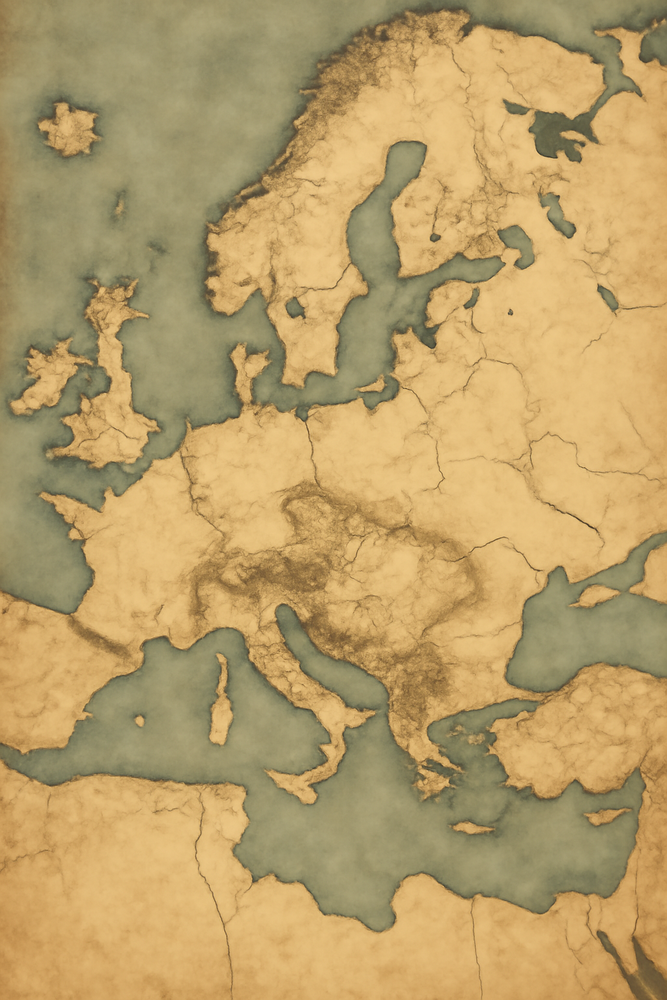
#> input picture frontend/assets/images/campagne-europe-map.png, 667 x 1000 px, shrunk from 1024 x 1536 before the run, found by its file name
$ python analyze_all_maps.py
#> lines starting #> are read from the running program, lines starting #| are printed output that depends on the picture; after the words box and inside, x2 and y2 are one past the last pixel; in counts of white or black regions, pixels touching at a corner belong together
"""Generate land masks for all new maps and output TypeScript constants."""
from PIL import Image
import numpy as np

MAPS_TO_ANALYZE = [
    ("campagne-europe-map.png", "CAMPAGNE_EUROPE_LAND_MASK"),
]

# Maps where land detection needs specific thresholds
THRESHOLD_OVERRIDES = {}

for filename, const_name in MAPS_TO_ANALYZE:
    path = f"/app/frontend/assets/images/{filename}"
    img = Image.open(path)
#> img is the input picture: PIL image 667x1000 RGB; mean R, G, B 186.1, 159.3, 105.5
    if img.mode == 'RGBA':
        img = img.convert('RGB')
    arr = np.array(img)
    h, w = arr.shape[:2]
#> h = 1000; w = 667
    r, g, b = arr[:,:,0].astype(float), arr[:,:,1].astype(float), arr[:,:,2].astype(float)
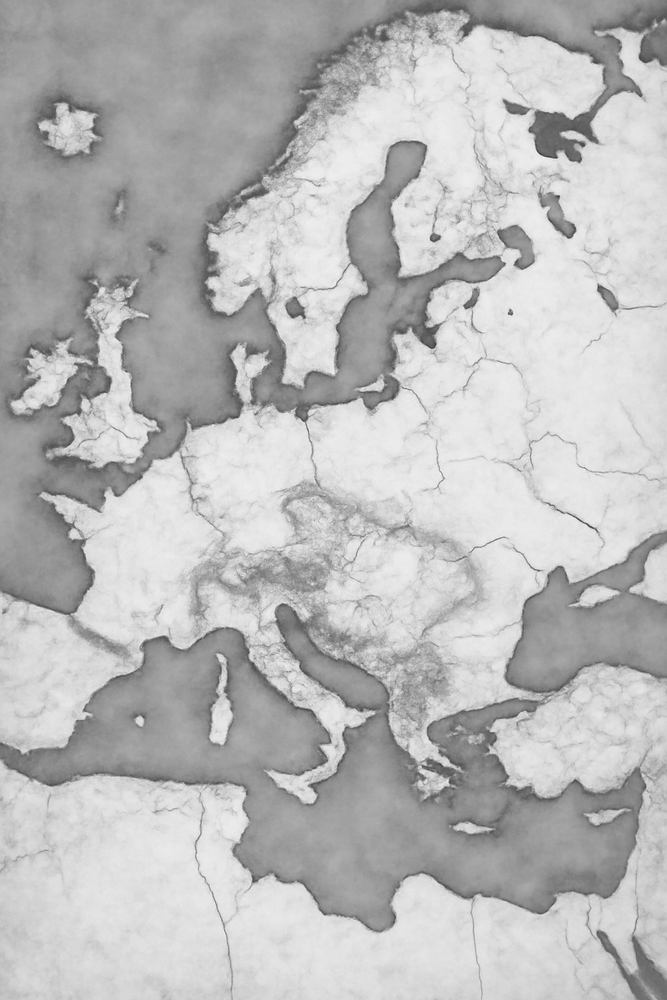
#> r: shape (1000, 667) float64; min 57, max 246, mean 186.1
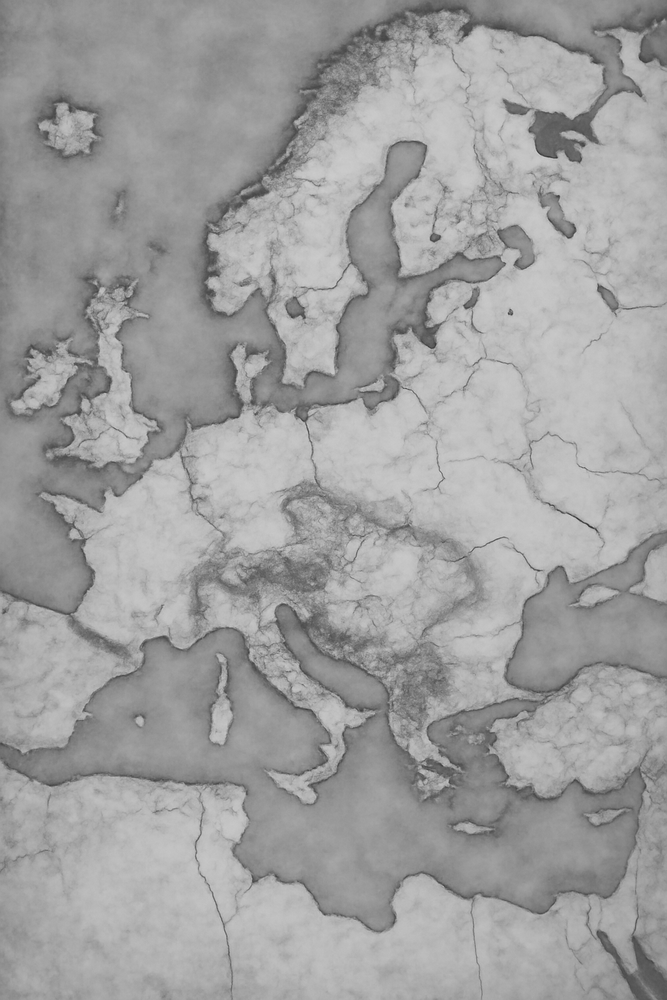
#> g: shape (1000, 667) float64; min 48, max 209, mean 159.3
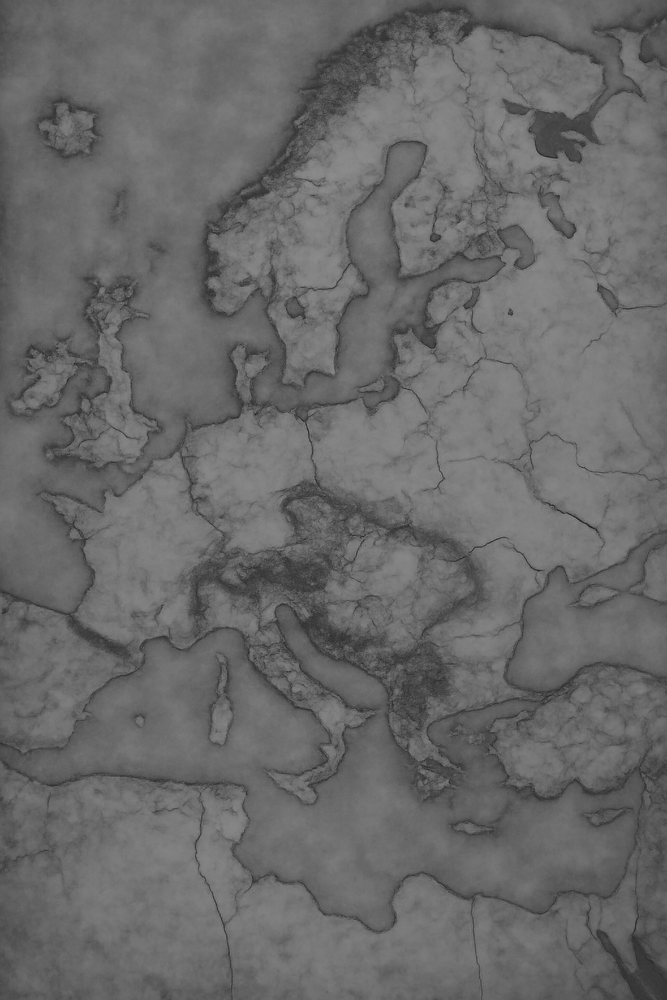
#> b: shape (1000, 667) float64; min 29, max 140, mean 105.5
    diff = r - b
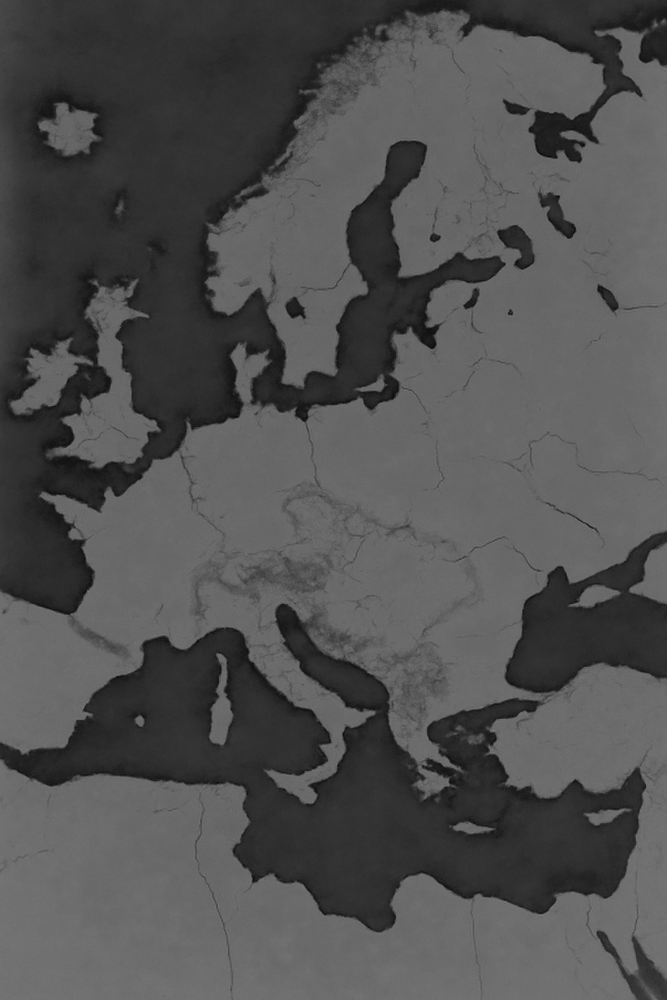
#> diff: shape (1000, 667) float64; min 3, max 124, mean 80.6

    # Try different thresholds to find the best one
    print(f"\n{'='*60}")
    print(f"{filename} ({w}x{h})")
#| campagne-europe-map.png (667x1000)
    print(f"R-B: min={diff.min():.0f} max={diff.max():.0f} mean={diff.mean():.0f}")
#| R-B: min=3 max=124 mean=81

    best_thresh = THRESHOLD_OVERRIDES.get(filename, None)
    if best_thresh is None:
        # Auto-detect: find threshold that gives reasonable land/sea ratio
        for thresh in [20, 25, 30, 35, 40, 50]:
            land_pct = (diff > thresh).mean() * 100
            print(f"  R-B > {thresh}: {land_pct:.0f}% land")
#> this loop made 6 passes
#> land_pct on passes 1 to 6: 99.91, 99.35, 97.6, 94.61, 90.29, 66.74
#|   R-B > 20: 100% land
#|   R-B > 25: 99% land
#|   R-B > 30: 98% land
#|   R-B > 35: 95% land
#|   R-B > 40: 90% land
#|   R-B > 50: 67% land
        # Pick threshold based on expected sea coverage
        for thresh in [25, 30, 35, 40, 50]:
            land_pct = (diff > thresh).mean() * 100
            if land_pct < 90:
                best_thresh = thresh
                break
#> this loop made 5 passes
        if best_thresh is None:
            best_thresh = 30

    land_mask = diff > best_thresh
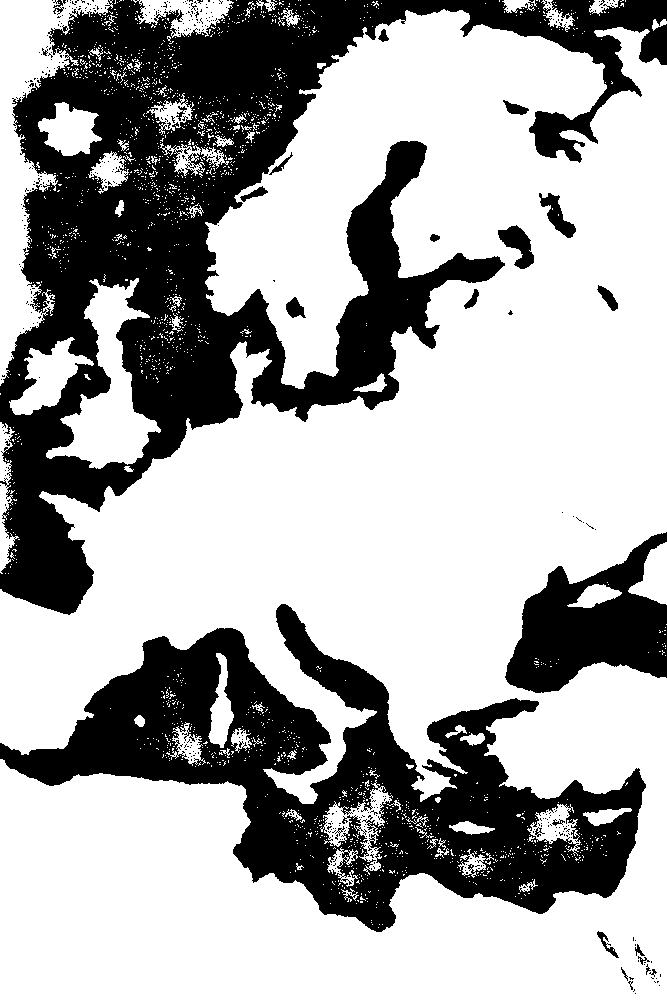
#> land_mask: shape (1000, 667) bool; 66.7% white; 470 black regions (445 under 20 px), largest, box (x1, y1, x2, y2) and area: (0, 0, 667, 615) 127970, (0, 604, 646, 932) 75429, (505, 532, 667, 693) 14127
    GRID = 50

    print(f"\nUsing threshold: {best_thresh}")

    # Generate grid
    grid = np.zeros((GRID, GRID), dtype=int)
    for gy in range(GRID):
        for gx in range(GRID):
            y1 = int(gy * h / GRID)
            y2 = int((gy + 1) * h / GRID)
            x1 = int(gx * w / GRID)
            x2 = int((gx + 1) * w / GRID)
            pct = land_mask[y1:y2, x1:x2].mean()
            grid[gy, gx] = 1 if pct > 0.55 else 0
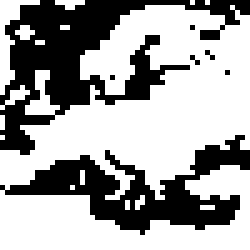
#> grid: shape (50, 50) int64 (shown 5 times larger); values 0 (black) and 1 (white), 64.2% white; 7 black regions (5 under 20 px), largest, box (x1, y1, x2, y2) and area: (0, 0, 50, 31) 521, (0, 27, 50, 47) 368

    land_count = grid.sum()
#> land_count = 1604
    total = GRID * GRID
    sea_count = total - land_count
#> sea_count = 896
    print(f"Land: {land_count}, Sea: {sea_count} ({sea_count/total*100:.0f}% sea)")
#| Land: 1604, Sea: 896 (36% sea)

    # Visual
    for gy in range(GRID):
        row = ''
        for gx in range(GRID):
            row += '█' if grid[gy, gx] else '·'
        print(row)

    # TypeScript output
    print(f"\nconst {const_name}: string[] = [")
    for gy in range(GRID):
        row = ''
        for gx in range(GRID):
            row += '1' if grid[gy, gx] else '0'
        print(f'  "{row}",')
    print("];")

$ run again, with frontend/assets/images/africa-again-map.png copied over frontend/assets/images/campagne-europe-map.png
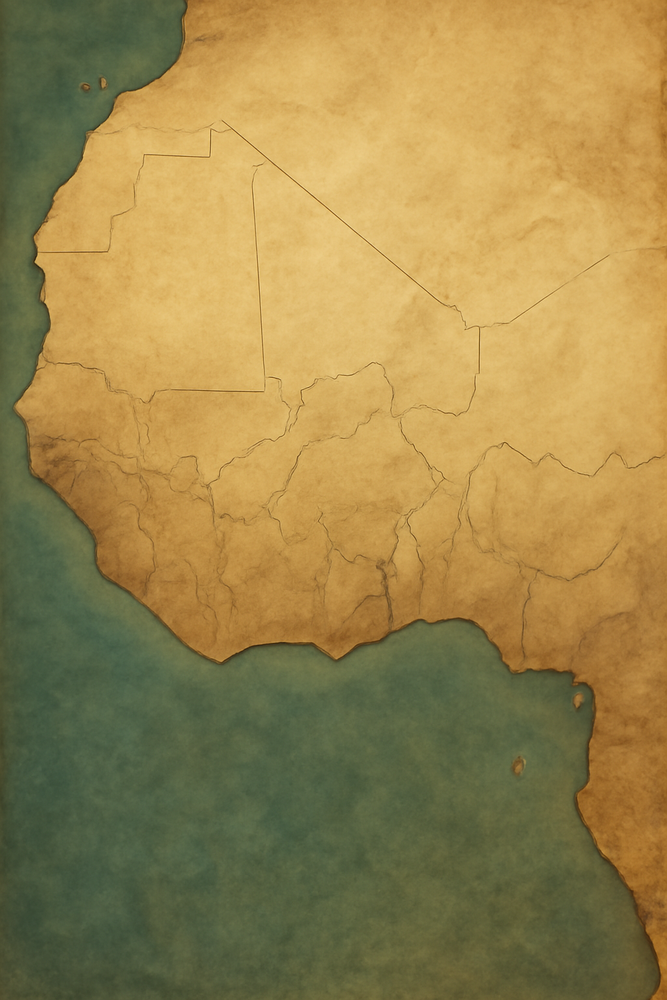
#> input picture frontend/assets/images/africa-again-map.png, 667 x 1000 px, shrunk from 1024 x 1536 before the run, found by its file name
#> img is the input picture: PIL image 667x1000 RGB; mean R, G, B 155.7, 134.3, 77.2
#| campagne-europe-map.png (667x1000)
#| R-B: min=-3 max=141 mean=79
#> the loop `for thresh in [20, 25, 30, 35, 40, 50]:` made 6 passes
#> land_pct on passes 1 to 6: 80.3, 74.66, 70.18, 65.64, 62.58, 60.01
#> (printed output is left out)
#> the loop `for thresh in [25, 30, 35, 40, 50]:` made 1 pass
#> `land_mask = diff > best_thresh`:
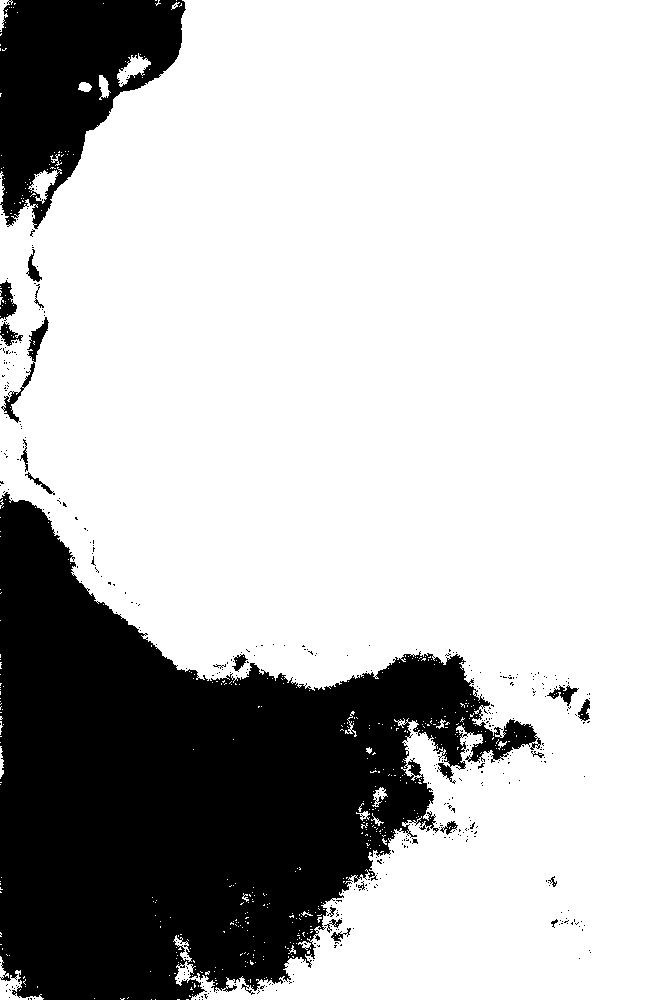
#> land_mask: shape (1000, 667) bool; 74.7% white; 434 black regions (412 under 20 px), largest, box (x1, y1, x2, y2) and area: (0, 492, 541, 1000) 141121, (0, 0, 186, 229) 24224, (1, 317, 49, 423) 740
#> after the loop `for gy in range(GRID):`:
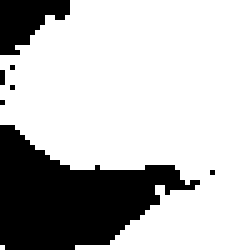
#> grid: shape (50, 50) int64 (shown 5 times larger); values 0 (black) and 1 (white), 74.2% white; 7 black regions (5 under 20 px), largest, box (x1, y1, x2, y2) and area: (0, 25, 40, 50) 542, (0, 0, 14, 11) 96
#> land_count = 1855
#> sea_count = 645
#| Land: 1855, Sea: 645 (26% sea)

$ run again, with frontend/assets/images/amazonie-map.png copied over frontend/assets/images/campagne-europe-map.png
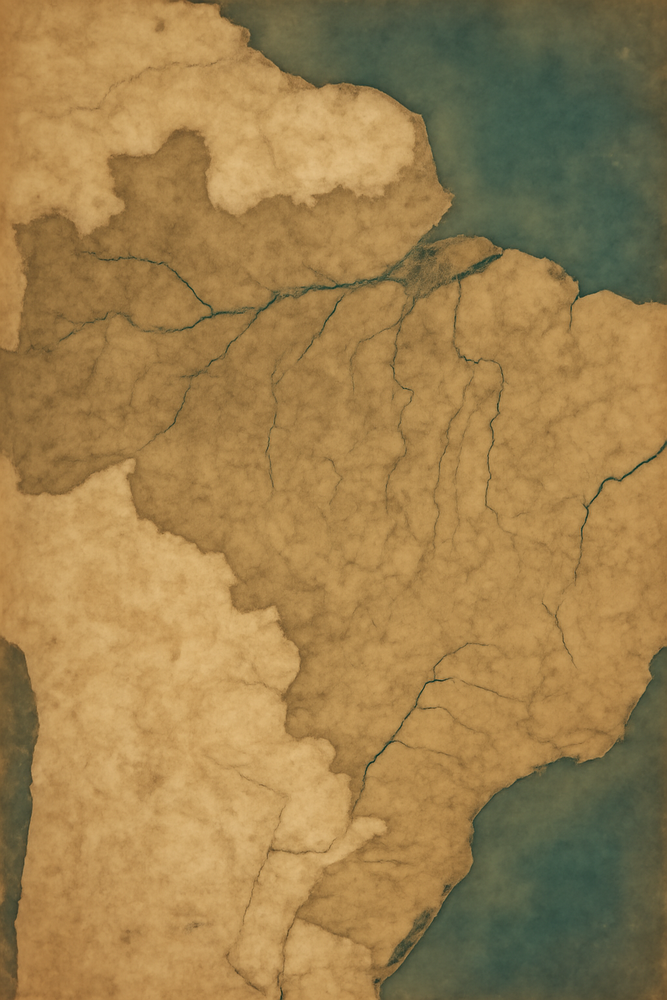
#> input picture frontend/assets/images/amazonie-map.png, 667 x 1000 px, shrunk from 1024 x 1536 before the run, found by its file name
#> img is the input picture: PIL image 667x1000 RGB; mean R, G, B 157.3, 127.9, 78.1
#| campagne-europe-map.png (667x1000)
#| R-B: min=-36 max=121 mean=79
#> the loop `for thresh in [20, 25, 30, 35, 40, 50]:` made 6 passes
#> land_pct on passes 1 to 6: 86.06, 83.75, 81.97, 80.76, 79.79, 78.53
#> (printed output is left out)
#> the loop `for thresh in [25, 30, 35, 40, 50]:` made 1 pass
#> `land_mask = diff > best_thresh`:
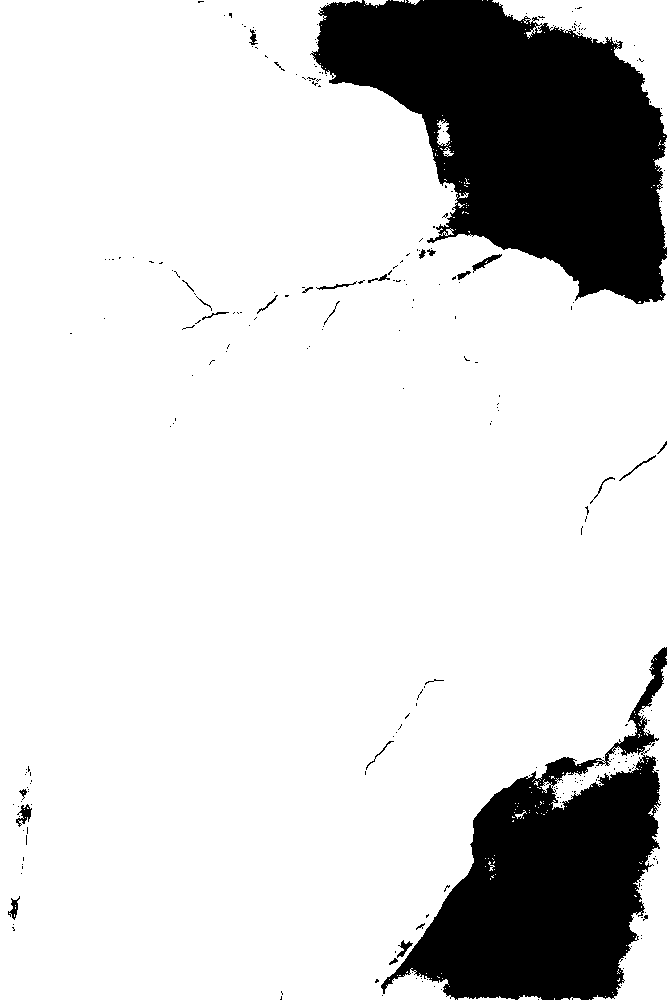
#> land_mask: shape (1000, 667) bool; 83.8% white; 276 black regions (249 under 20 px), largest, box (x1, y1, x2, y2) and area: (310, 0, 667, 304) 63042, (381, 647, 667, 1000) 43194, (16, 804, 32, 827) 165
#> after the loop `for gy in range(GRID):`:
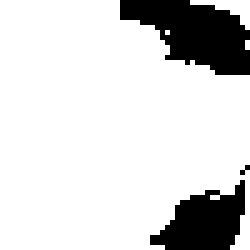
#> grid: shape (50, 50) int64 (shown 5 times larger); values 0 (black) and 1 (white), 83.7% white; 3 black regions (1 under 20 px), largest, box (x1, y1, x2, y2) and area: (24, 0, 50, 15) 243, (30, 36, 49, 50) 163
#> land_count = 2092
#> sea_count = 408
#| Land: 2092, Sea: 408 (16% sea)
